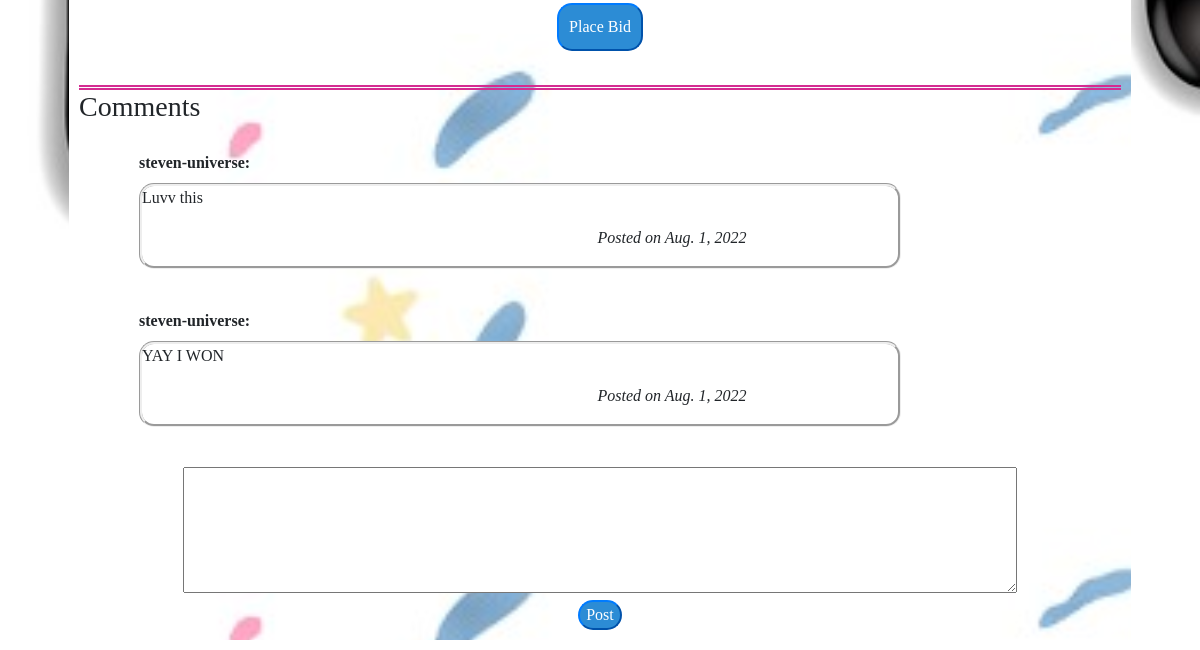
The page /Stank Ball/17/auth/ (signed in, lower part) on the database as committed earlier.
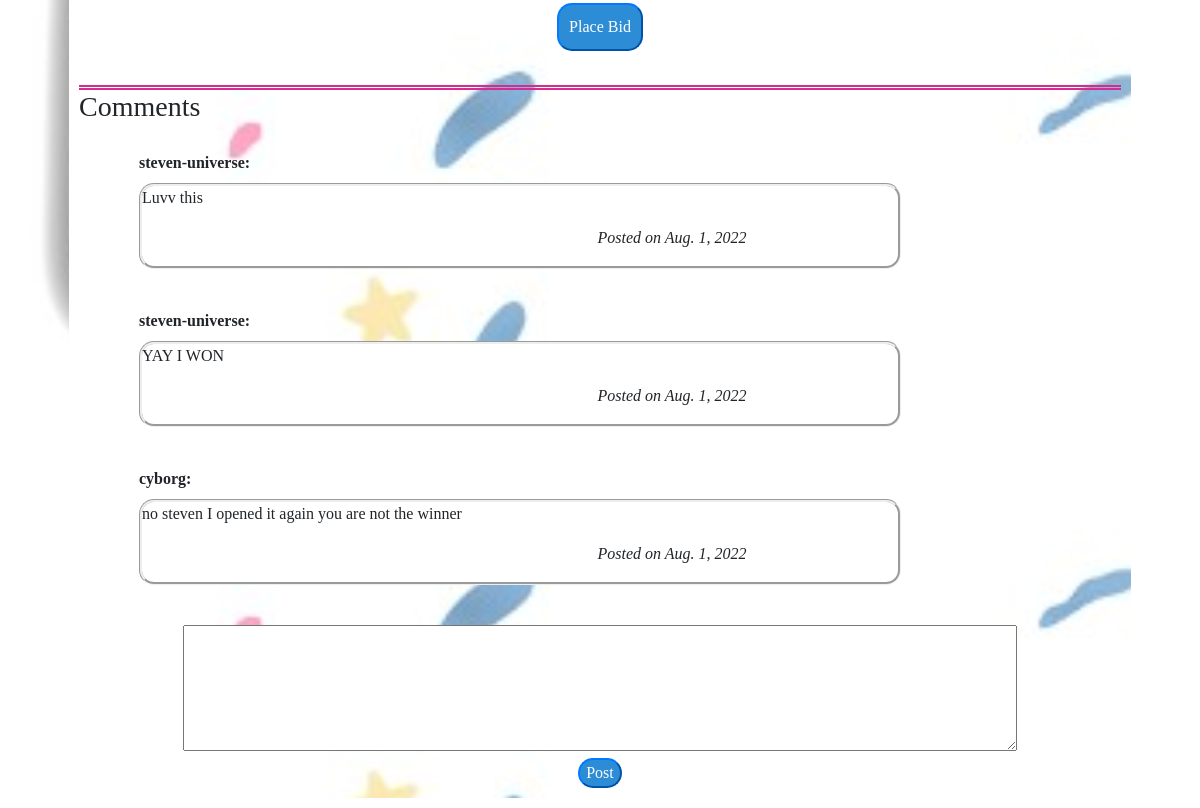
The same page on the database as committed later.
### auctions/models.py (models this page shows, shortened)
class Comments(models.Model):
    author=models.ForeignKey(User, on_delete=models.CASCADE, related_name="author")
    content=models.TextField()
    listing = models.ForeignKey(AuctionListing, on_delete=models.CASCADE, related_name="comment_listing")
    time_posted = models.DateField(auto_now=True)

class User(AbstractUser):
    pass

### auctions/views.py (the view)
# urls.py: path("<str:title>/<int:id>/auth/", views.listing_auth, name="listing_auth"),
def listing_auth(request, title, id):
    listing = AuctionListing.objects.get(pk=id)
    if Watchlist.objects.filter(user=get_user(request), listing= listing).exists():
        added = True
    else:
        added = False
    winner = None
    is_current_user = False
    if not listing.active:
        if listing.num_of_bids > 0:
            winner = Bids.objects.get(listing=listing, value=listing.current_price).bidder
            if winner == get_user(request):
                is_current_user = True
    comments = Comments.objects.filter(listing=listing)
    return render(request, "auctions/listing_authenticated.html", {
        "listing": listing,
        "title": title,
        "comments": comments,
        "added": added,
        "is_owner": is_owner(request, listing),
        "winner": winner,
        "is_current_user_winner": is_current_user
        })

### auctions/views.py (called while the page is built)
def is_owner(request, listing):
    current_user = get_user(request)
    owner = listing.owner
    if current_user == owner:
        return True
    else:
        return False

### auctions/templates/auctions/listing_authenticated.html (shortened to what this page needs)
{% extends "auctions/listing.html" %}
{% block subbody %}
    {% if not listing.active %}
        <div class="closing-div">
            <h5> !!! This listing has been closed and is no longer available for auctions. </h5>
            {% if winner is None %}
                <p class="closing-result">No one bidded on this item!</p>
            {% else %}
                {% if is_current_user_winner %}
                    <p class="closing-result">Congratulations! You won this item  - {{listing.title}} at the price of {{listing.current_price}}</p>
                {% else %}
                    <p class="closing-result"> The winner is {{winner.username}} at the price of {{listing.current_price}}</p>
                {% endif %}
            {% endif %}
        </div>
    {% else %}
        {% if not is_owner %}
            <form class="place-bid" action="{% url 'place_bid' listing.id %}" method="post">
                <br>
                <input class="btn-primary listing-btn bid-btn" type="submit" value="Place Bid">
            </form>
        {% else %}
            <div> <a class="btn-primary listing-btn close-bid-btn" href="{% url 'close_bid' listing.id %}" role="button"> Close Bid </a> </div>
        {% endif %}
    {% endif %}
{% endblock %}
{% block add_comment %}
    <form action=" {% url 'post_comment' listing.id %}" method="post">
        <textarea name="content" rows="5" cols=""></textarea>
        <br>
        <input class="btn-primary post-btn" type = "submit" value="Post">
    </form>
{% endblock %}

### auctions/templates/auctions/listing.html (shortened to what this page needs)
{% extends "auctions/layout.html" %}
{% load static %}
{% block style %}
    <link href="{% static 'auctions/listing.css' %}" rel="stylesheet">
{% endblock %}
{% block body %}
    <div id="listing-body">
        <br>
        <div>
            {% block subbody %}
            {% endblock %}
        </div>
        <br>
        <div class="comments">
            <h3> Comments </h3>
            <ul>
                {% for comment in comments %}
                    <li>
                        <div id="each_comment">
                            <label>{{comment.author}}: </label>
                            <div class="cmt-content">
                                <p class="content-content"> {{comment.content}} </p>
                                <p class="content-note"> Posted on {{comment.time_posted}} </p>
                            </div>
                        </div>
                    </li>
                {% endfor %}
            </ul>
            <div class="post-cmt">
                {% block add_comment %}
                {% endblock %}
            </div>
        </div>
    </div>
{% endblock %}

### auctions/templates/auctions/layout.html (shortened to what this page needs)
{% load static %}
<!DOCTYPE html>
<html lang="en">
    <head>
        <link rel="stylesheet" href="https://stackpath.bootstrapcdn.com/bootstrap/4.4.1/css/bootstrap.min.css">
        <link href="{% static 'auctions/styles.css' %}" rel="stylesheet">
        {% block style %}
        {% endblock %}
    </head>
    <body>
        <div id="not-nav">
            {% block body %}
            {% endblock %}
        </div>
    </body>
</html>

### auctions/static/auctions/styles.css (style rules this page uses)
body { padding: 10px; background-image: url("background.jpg"); background-size: cover; background-attachment: fixed; font-family: 'Rockwell'; }
label { font-weight: bold; }
ul { list-style-type: none; }
.btn-primary { background-color: #5F5F5F; border-radius: 15px; }

### auctions/static/auctions/listing.css (style rules this page uses)
#listing-body { background-color: #606060; background-image: url("images-edited.jpg"); background-attachment: fixed; background-size: contain; padding: 10px; width: 90%; margin:auto; }
.listing-btn { padding: 10px; text-decoration: none; margin: 10px; }
.bid-btn { background-color: #2C8CD5; }
form { margin-top: 20px; }
.place-bid { text-align: center; }
.comments { height: auto; border-top: solid; border-top-color: #D52C92; border-top-width: 5px; border-top-style: double; }
.comments ul { list-style-type: none; }
#each_comment { height:auto; width: 80%; padding: 20px; display: inline-block; }
.cmt-content { background-color: white; border-style: groove; border-radius: 15px; }
.content-note { font-style: italic; text-align: right; margin-right: 20%; }
.post-cmt form { text-align: center; }
.post-cmt textarea { width: 80%; height: auto; }
.post-btn { margin: auto; text-align: center; background-color: #2C8CD5; }

Rows that differ between the two databases and show on the page:
added Comments: author "cyborg", content "no steven I opened it again you are not the winner", time_posted "Aug. 1, 2022"
